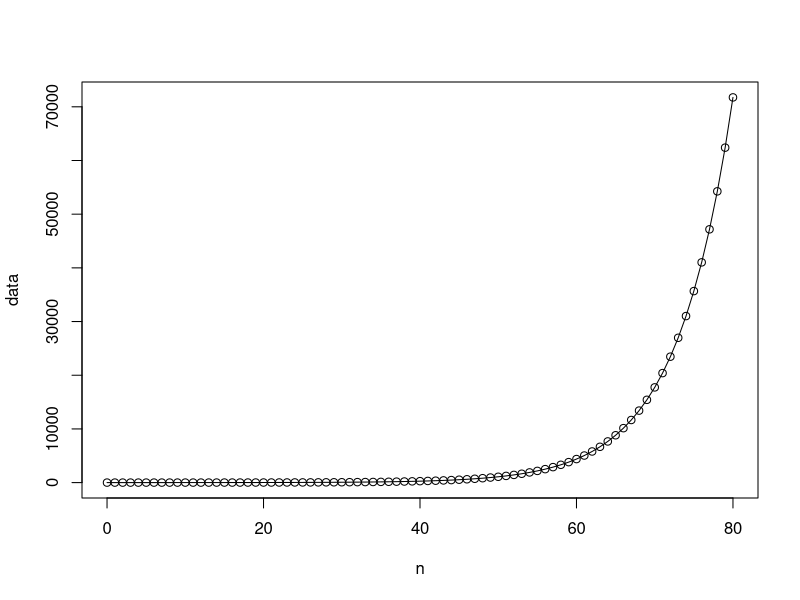
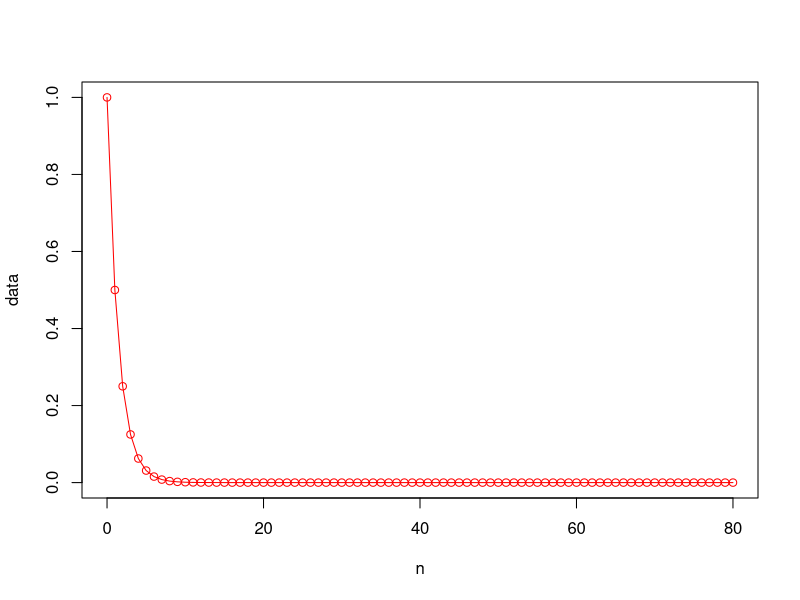
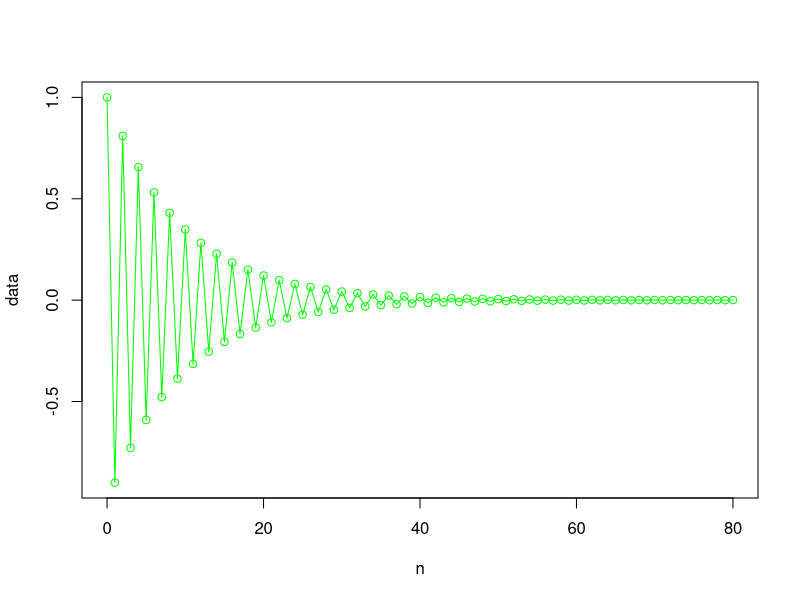
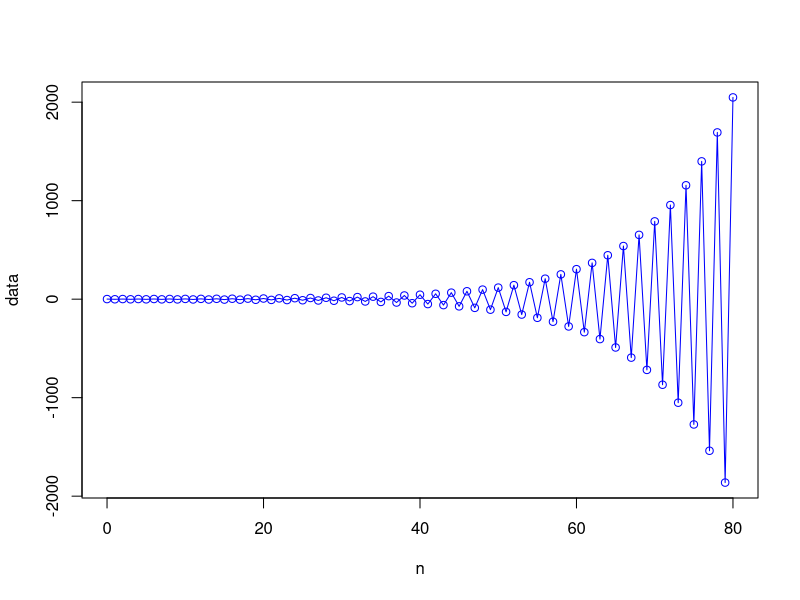

Here is the R script that generated these plots, in order:
own_func = function(c, lambda, n) {
  return (c*lambda^n)
}

n = 0:80
data = own_func(1, 1.15, n)
plot(n, data, col = 'black')
lines(n, data, col = 'black')

data = own_func(1, 0.5, n)
plot(n, data, col = 'red')
lines(n, data, col = 'red')

data = own_func(1, -0.9, n)
plot(n, data, col = 'green')
lines(n, data, col = 'green')

data = own_func(1, -1.1, n)
plot(n, data, col = 'blue')
lines(n, data, col = 'blue')